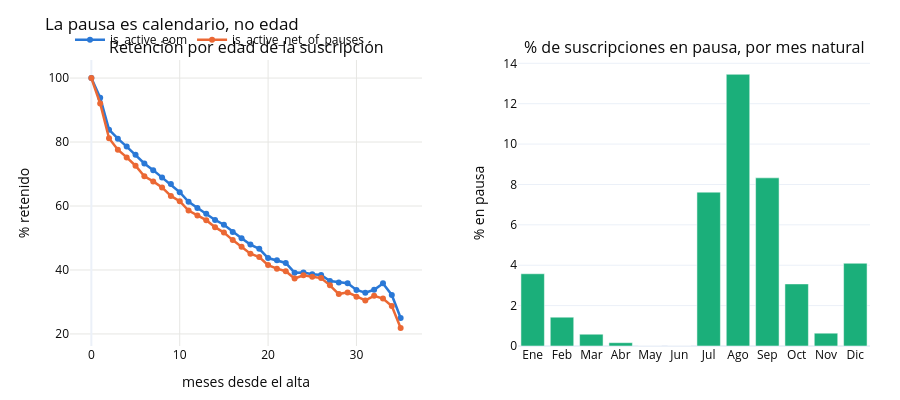

Write notebook code for a chart like this one.
### Markdown cell above
## 2. Qué cuenta como "seguir activo"

`dbt_project/README.md` avisa de que el mart ofrece tres definiciones de activo. Para una curva de
retención la elección no es cosmética, y la que parece más natural es la equivocada.

- `is_active_eom`: la suscripción no está cancelada a fin de mes. **Ignora las pausas.**
- `is_active_net_of_pauses`: además exige que no esté pausada ese mes.

Las pausas estacionales de verano y Navidad son una imperfección documentada: *no son cancelación*.
Si la retención se mide sobre los activos netos, la pausa de agosto entra en la curva como "churn a
los N meses" —y N es distinto para cada cohorte, porque cada una llegó a agosto con una edad
distinta—. El resultado es una curva que mezcla edad con calendario.

### Code cell
gifted_mask = facts.is_gifted
base = facts[~gifted_mask]

curve_eom = us.build_retention_curve(base, min_cohort=MIN_COHORT)
net = base.copy()
net["is_active_eom"] = net["is_active_net_of_pauses"]
curve_net = us.build_retention_curve(net, min_cohort=MIN_COHORT)

compare = pd.DataFrame({"is_active_eom": curve_eom.values,
                        "is_active_net_of_pauses": curve_net.values}).head(19) * 100
compare["dif_pp"] = compare.is_active_eom - compare.is_active_net_of_pauses
print("Retención por edad, según la definición de activo (%):")
print(compare.round(1).to_string())

# La pausa es un fenómeno de calendario: se concentra en meses naturales concretos.
pause_by_month = (facts.groupby(facts.month_start.dt.month).is_paused.mean() * 100)
MONTHS = ["Ene", "Feb", "Mar", "Abr", "May", "Jun", "Jul", "Ago", "Sep", "Oct", "Nov", "Dic"]
fig = make_subplots(rows=1, cols=2, horizontal_spacing=0.12,
                    subplot_titles=("Retención por edad de la suscripción",
                                    "% de suscripciones en pausa, por mes natural"))
for name, curve, color in (("is_active_eom", curve_eom, C_BLUE),
                           ("is_active_net_of_pauses", curve_net, C_ORANGE)):
    fig.add_trace(go.Scatter(x=curve.values.index, y=curve.values.to_numpy() * 100,
                             name=name, mode="lines+markers",
                             line=dict(color=color, width=2.5)), row=1, col=1)
fig.add_trace(go.Bar(x=MONTHS, y=pause_by_month.to_numpy(), marker_color=C_AQUA,
                     showlegend=False), row=1, col=2)
fig.update_xaxes(title_text="meses desde el alta", row=1, col=1)
fig.update_yaxes(title_text="% retenido", row=1, col=1)
fig.update_yaxes(title_text="% en pausa", row=1, col=2)
fig.update_layout(**{**PLOT_LAYOUT, "height": 400, "hovermode": "closest"},
                  title="La pausa es calendario, no edad")
fig.show()

peak = pause_by_month.idxmax()
print()
print(f"la pausa hace techo en {MONTHS[peak - 1]} ({pause_by_month.max():.1f}%) y suelo en "
      f"{MONTHS[pause_by_month.idxmin() - 1]} ({pause_by_month.min():.1f}%)")

### Figure 1 — Plotly figure (JSON) as saved in the notebook; plotly's stock layout.template omitted (floating-point values rounded to 4 significant figures)
{"data": [{"line": {"color": "#2a78d6", "width": 2.5}, "mode": "lines+markers", "name": "is_active_eom", "type": "scatter", "x": [0, 1, 2, 3, 4, 5, 6, 7, 8, 9, 10, 11, 12, 13, 14, 15, 16, 17, 18, 19, 20, 21, 22, 23, 24, 25, 26, 27, 28, 29, 30, 31, 32, 33, 34, 35], "xaxis": "x", "y": [100.0, 93.87, 83.87, 81.04, 78.57, 75.99, 73.29, 71.21, 68.92, 66.84, 64.3, 61.29, 59.4, 57.61, 55.64, 54.15, 51.91, 49.95, 47.94, 46.62, 43.72, 43.06, 42.2, 39.15, 39.24, 38.69, 38.41, 36.54, 36.11, 35.85, 33.77, 32.88, 33.81, 35.81, 32.18, 25.0], "yaxis": "y"}, {"line": {"color": "#eb6834", "width": 2.5}, "mode": "lines+markers", "name": "is_active_net_of_pauses", "type": "scatter", "x": [0, 1, 2, 3, 4, 5, 6, 7, 8, 9, 10, 11, 12, 13, 14, 15, 16, 17, 18, 19, 20, 21, 22, 23, 24, 25, 26, 27, 28, 29, 30, 31, 32, 33, 34, 35], "xaxis": "x", "y": [100.0, 92.05, 81.18, 77.59, 75.19, 72.59, 69.28, 67.69, 65.79, 63.15, 61.51, 58.57, 57.06, 55.57, 53.4, 51.68, 49.35, 47.27, 45.07, 44.02, 41.53, 40.42, 39.61, 37.34, 38.35, 37.85, 37.47, 35.19, 32.47, 32.99, 31.66, 30.48, 31.9, 31.08, 28.74, 21.88], "yaxis": "y"}, {"marker": {"color": "#1baf7a"}, "showlegend": false, "type": "bar", "x": ["Ene", "Feb", "Mar", "Abr", "May", "Jun", "Jul", "Ago", "Sep", "Oct", "Nov", "Dic"], "xaxis": "x2", "y": [3.578, 1.426, 0.5826, 0.1643, 0.0, 0.0, 7.62, 13.46, 8.327, 3.074, 0.6339, 4.097], "yaxis": "y2"}], "layout": {"annotations": [{"font": {"size": 16}, "showarrow": false, "text": "Retención por edad de la suscripción", "x": 0.22, "xanchor": "center", "xref": "paper", "y": 1.0, "yanchor": "bottom", "yref": "paper"}, {"font": {"size": 16}, "showarrow": false, "text": "% de suscripciones en pausa, por mes natural", "x": 0.78, "xanchor": "center", "xref": "paper", "y": 1.0, "yanchor": "bottom", "yref": "paper"}], "font": {"color": "#0b0b0b", "size": 12}, "height": 400, "hovermode": "closest", "legend": {"orientation": "h", "x": 0, "y": 1.02, "yanchor": "bottom"}, "margin": {"b": 50, "l": 70, "r": 30, "t": 60}, "title": {"text": "La pausa es calendario, no edad"}, "xaxis": {"anchor": "y", "domain": [0.0, 0.44], "gridcolor": "#e6e6e3", "title": {"text": "meses desde el alta"}}, "xaxis2": {"anchor": "y2", "domain": [0.56, 1.0]}, "yaxis": {"anchor": "x", "domain": [0.0, 1.0], "gridcolor": "#e6e6e3", "title": {"text": "% retenido"}}, "yaxis2": {"anchor": "x2", "domain": [0.0, 1.0], "title": {"text": "% en pausa"}}}}
